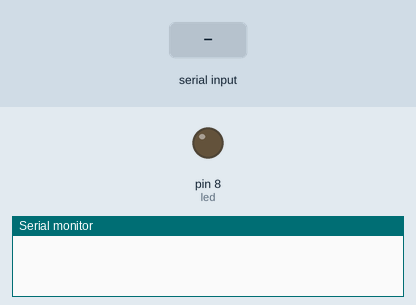
A sketch run on a simulated Arduino Uno, built with avr-gcc and run on an emulated ATmega328P. On the bench: output pins drawn as LEDs (lit = HIGH), the last lines printed to the serial monitor. The inputs (shaded band) are chosen by the test bench.

Above: at 1.2 s.
1.3 s: byte 6 (6) received over Serial
At 2.7 s:
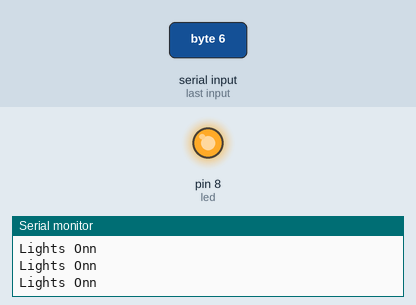
3.0 s: byte 7 (7) received over Serial
At 4.4 s:
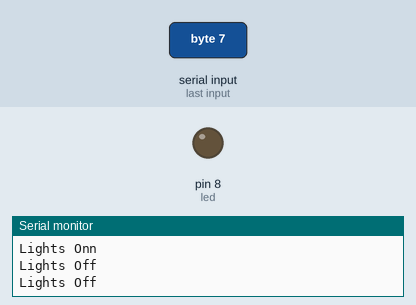
Timing chart, 0 to 6.0 s (numbered marks = the images above; inputs shaded):
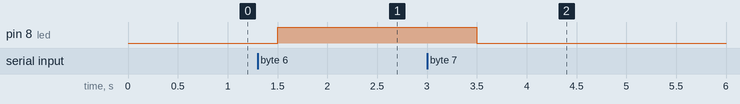

The sketch:

Intro_to_Bluetooth.ino
```cpp
int led=8;
int state;
void setup() {
    // sets the pins as outputs:
     pinMode(led,OUTPUT);
     digitalWrite(led,LOW);
      Serial.begin(9600);
}

void loop() {
    //if some date is sent, reads it and saves in state
    if(Serial.available())
    {
      state = Serial.read();
    }
    delay(100);

    if(state==6)
    {
      digitalWrite(led,HIGH);
      delay(300);
      Serial.println("Lights Onn");

    }

    else if(state==7)
    {
      digitalWrite(led,LOW);
      delay(300);
      Serial.println("Lights Off");
    }
}
```

Measured:
- after the input at 1.3 s, pin 8 (led): LOW → HIGH after 0.20 s
- after the input at 3.0 s, pin 8 (led): HIGH → LOW after 0.50 s
